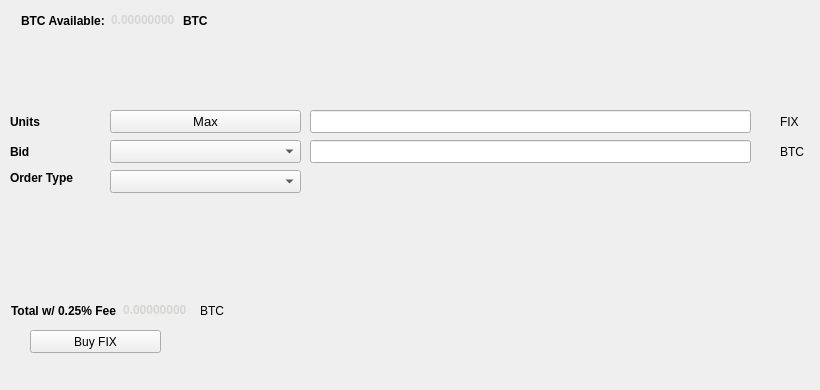
   <widget class="QWidget" name="BuyTab">
    <attribute name="title">
     <string>Buy</string>
    </attribute>
    <widget class="QPushButton" name="BuyFIX">
     <property name="geometry">
      <rect>
       <x>30</x>
       <y>330</y>
       <width>131</width>
       <height>23</height>
      </rect>
     </property>
     <property name="text">
      <string>Buy FIX</string>
     </property>
     <property name="icon">
      <iconset resource="../fix.qrc">
       <normaloff>:/icons/bitcoin</normaloff>:/icons/bitcoin</iconset>
     </property>
    </widget>
    <widget class="QLabel" name="label_3">
     <property name="geometry">
      <rect>
       <x>10</x>
       <y>110</y>
       <width>46</width>
       <height>23</height>
      </rect>
     </property>
     <property name="font">
      <font>
       <weight>75</weight>
       <bold>true</bold>
      </font>
     </property>
     <property name="text">
      <string>Units</string>
     </property>
    </widget>
    <widget class="QLineEdit" name="UnitsInput">
     <property name="geometry">
      <rect>
       <x>310</x>
       <y>110</y>
       <width>441</width>
       <height>23</height>
      </rect>
     </property>
     <property name="font">
      <font>
       <pointsize>9</pointsize>
       <weight>75</weight>
       <bold>true</bold>
      </font>
     </property>
    </widget>
    <widget class="QLineEdit" name="BuyBidPriceEdit">
     <property name="geometry">
      <rect>
       <x>310</x>
       <y>140</y>
       <width>441</width>
       <height>23</height>
      </rect>
     </property>
     <property name="font">
      <font>
       <pointsize>9</pointsize>
       <weight>75</weight>
       <bold>true</bold>
      </font>
     </property>
    </widget>
    <widget class="QLabel" name="label_4">
     <property name="geometry">
      <rect>
       <x>780</x>
       <y>110</y>
       <width>31</width>
       <height>23</height>
      </rect>
     </property>
     <property name="text">
      <string>FIX</string>
     </property>
    </widget>
    <widget class="QLabel" name="label_5">
     <property name="geometry">
      <rect>
       <x>780</x>
       <y>140</y>
       <width>31</width>
       <height>23</height>
      </rect>
     </property>
     <property name="text">
      <string>BTC</string>
     </property>
    </widget>
    <widget class="QLabel" name="label_6">
     <property name="geometry">
      <rect>
       <x>10</x>
       <y>140</y>
       <width>46</width>
       <height>23</height>
      </rect>
     </property>
     <property name="font">
      <font>
       <weight>75</weight>
       <bold>true</bold>
      </font>
     </property>
     <property name="text">
      <string>Bid</string>
     </property>
    </widget>
    <widget class="QLabel" name="label_7">
     <property name="geometry">
      <rect>
       <x>10</x>
       <y>170</y>
       <width>91</width>
       <height>16</height>
      </rect>
     </property>
     <property name="font">
      <font>
       <weight>75</weight>
       <bold>true</bold>
      </font>
     </property>
     <property name="text">
      <string>Order Type</string>
     </property>
    </widget>
    <widget class="QPushButton" name="Buy_Max_Amount">
     <property name="geometry">
      <rect>
       <x>110</x>
       <y>110</y>
       <width>191</width>
       <height>23</height>
      </rect>
     </property>
     <property name="font">
      <font>
       <pointsize>10</pointsize>
      </font>
     </property>
     <property name="text">
      <string>Max</string>
     </property>
    </widget>
    <widget class="QComboBox" name="BuyBidcomboBox">
     <property name="geometry">
      <rect>
       <x>110</x>
       <y>140</y>
       <width>191</width>
       <height>23</height>
      </rect>
     </property>
     <property name="font">
      <font>
       <pointsize>10</pointsize>
      </font>
     </property>
    </widget>
    <widget class="QComboBox" name="buyOrdertypeCombo">
     <property name="geometry">
      <rect>
       <x>110</x>
       <y>170</y>
       <width>191</width>
       <height>23</height>
      </rect>
     </property>
     <property name="font">
      <font>
       <pointsize>10</pointsize>
      </font>
     </property>
    </widget>
    <widget class="QWidget" name="layoutWidget1">
     <property name="geometry">
      <rect>
       <x>21</x>
       <y>11</y>
       <width>227</width>
       <height>19</height>
      </rect>
     </property>
     <layout class="QHBoxLayout" name="horizontalLayout_3">
      <item>
       <widget class="QLabel" name="label232">
        <property name="font">
         <font>
          <weight>75</weight>
          <bold>true</bold>
         </font>
        </property>
        <property name="text">
         <string>BTC Available:</string>
        </property>
       </widget>
      </item>
      <item>
       <widget class="QLabel" name="BtcAvailableLbl">
        <property name="palette">
         <palette>
          <active>
           <colorrole role="WindowText">
            <brush brushstyle="SolidPattern">
             <color alpha="255">
              <red>211</red>
              <green>215</green>
              <blue>207</blue>
             </color>
            </brush>
           </colorrole>
           <colorrole role="Button">
            <brush brushstyle="SolidPattern">
             <color alpha="255">
              <red>70</red>
              <green>81</green>
              <blue>86</blue>
             </color>
            </brush>
           </colorrole>
           <colorrole role="Light">
            <brush brushstyle="SolidPattern">
             <color alpha="255">
              <red>0</red>
              <green>255</green>
              <blue>0</blue>
             </color>
            </brush>
           </colorrole>
           <colorrole role="Midlight">
            <brush brushstyle="SolidPattern">
             <color alpha="255">
              <red>0</red>
              <green>212</green>
              <blue>0</blue>
             </color>
            </brush>
           </colorrole>
           <colorrole role="Dark">
            <brush brushstyle="SolidPattern">
             <color alpha="255">
              <red>0</red>
              <green>85</green>
              <blue>0</blue>
             </color>
            </brush>
           </colorrole>
           <colorrole role="Mid">
            <brush brushstyle="SolidPattern">
             <color alpha="255">
              <red>0</red>
              <green>113</green>
              <blue>0</blue>
             </color>
            </brush>
           </colorrole>
           <colorrole role="Text">
            <brush brushstyle="SolidPattern">
             <color alpha="255">
              <red>211</red>
              <green>215</green>
              <blue>207</blue>
             </color>
            </brush>
           </colorrole>
           <colorrole role="BrightText">
            <brush brushstyle="SolidPattern">
             <color alpha="255">
              <red>255</red>
              <green>255</green>
              <blue>255</blue>
             </color>
            </brush>
           </colorrole>
           <colorrole role="ButtonText">
            <brush brushstyle="SolidPattern">
             <color alpha="255">
              <red>211</red>
              <green>215</green>
              <blue>207</blue>
             </color>
            </brush>
           </colorrole>
           <colorrole role="Base">
            <brush brushstyle="SolidPattern">
             <color alpha="255">
              <red>70</red>
              <green>81</green>
              <blue>86</blue>
             </color>
            </brush>
           </colorrole>
           <colorrole role="Window">
            <brush brushstyle="SolidPattern">
             <color alpha="255">
              <red>70</red>
              <green>81</green>
              <blue>86</blue>
             </color>
            </brush>
           </colorrole>
           <colorrole role="Shadow">
            <brush brushstyle="SolidPattern">
             <color alpha="255">
              <red>0</red>
              <green>0</green>
              <blue>0</blue>
             </color>
            </brush>
           </colorrole>
           <colorrole role="AlternateBase">
            <brush brushstyle="SolidPattern">
             <color alpha="255">
              <red>127</red>
              <green>212</green>
              <blue>127</blue>
             </color>
            </brush>
           </colorrole>
           <colorrole role="ToolTipBase">
            <brush brushstyle="SolidPattern">
             <color alpha="255">
              <red>255</red>
              <green>255</green>
              <blue>220</blue>
             </color>
            </brush>
           </colorrole>
           <colorrole role="ToolTipText">
            <brush brushstyle="SolidPattern">
             <color alpha="255">
              <red>0</red>
              <green>0</green>
              <blue>0</blue>
             </color>
            </brush>
           </colorrole>
           <colorrole role="PlaceholderText">
            <brush brushstyle="NoBrush">
             <color alpha="128">
              <red>211</red>
              <green>215</green>
              <blue>207</blue>
             </color>
            </brush>
           </colorrole>
          </active>
          <inactive>
           <colorrole role="WindowText">
            <brush brushstyle="SolidPattern">
             <color alpha="255">
              <red>211</red>
              <green>215</green>
              <blue>207</blue>
             </color>
            </brush>
           </colorrole>
           <colorrole role="Button">
            <brush brushstyle="SolidPattern">
             <color alpha="255">
              <red>70</red>
              <green>81</green>
              <blue>86</blue>
             </color>
            </brush>
           </colorrole>
           <colorrole role="Light">
            <brush brushstyle="SolidPattern">
             <color alpha="255">
              <red>0</red>
              <green>255</green>
              <blue>0</blue>
             </color>
            </brush>
           </colorrole>
           <colorrole role="Midlight">
            <brush brushstyle="SolidPattern">
             <color alpha="255">
              <red>0</red>
              <green>212</green>
              <blue>0</blue>
             </color>
            </brush>
           </colorrole>
           <colorrole role="Dark">
            <brush brushstyle="SolidPattern">
             <color alpha="255">
              <red>0</red>
              <green>85</green>
              <blue>0</blue>
             </color>
            </brush>
           </colorrole>
           <colorrole role="Mid">
            <brush brushstyle="SolidPattern">
             <color alpha="255">
              <red>0</red>
              <green>113</green>
              <blue>0</blue>
             </color>
            </brush>
           </colorrole>
           <colorrole role="Text">
            <brush brushstyle="SolidPattern">
             <color alpha="255">
              <red>211</red>
              <green>215</green>
              <blue>207</blue>
             </color>
            </brush>
           </colorrole>
           <colorrole role="BrightText">
            <brush brushstyle="SolidPattern">
             <color alpha="255">
              <red>255</red>
              <green>255</green>
              <blue>255</blue>
             </color>
            </brush>
           </colorrole>
           <colorrole role="ButtonText">
            <brush brushstyle="SolidPattern">
             <color alpha="255">
              <red>211</red>
              <green>215</green>
              <blue>207</blue>
             </color>
            </brush>
           </colorrole>
           <colorrole role="Base">
            <brush brushstyle="SolidPattern">
             <color alpha="255">
              <red>70</red>
              <green>81</green>
              <blue>86</blue>
             </color>
            </brush>
           </colorrole>
           <colorrole role="Window">
            <brush brushstyle="SolidPattern">
             <color alpha="255">
              <red>70</red>
              <green>81</green>
              <blue>86</blue>
             </color>
            </brush>
           </colorrole>
           <colorrole role="Shadow">
            <brush brushstyle="SolidPattern">
             <color alpha="255">
              <red>0</red>
              <green>0</green>
              <blue>0</blue>
             </color>
            </brush>
           </colorrole>
           <colorrole role="AlternateBase">
            <brush brushstyle="SolidPattern">
             <color alpha="255">
              <red>127</red>
              <green>212</green>
              <blue>127</blue>
             </color>
            </brush>
           </colorrole>
           <colorrole role="ToolTipBase">
            <brush brushstyle="SolidPattern">
             <color alpha="255">
              <red>255</red>
              <green>255</green>
              <blue>220</blue>
             </color>
            </brush>
           </colorrole>
           <colorrole role="ToolTipText">
            <brush brushstyle="SolidPattern">
             <color alpha="255">
              <red>0</red>
              <green>0</green>
              <blue>0</blue>
             </color>
            </brush>
           </colorrole>
           <colorrole role="PlaceholderText">
            <brush brushstyle="NoBrush">
             <color alpha="128">
              <red>211</red>
              <green>215</green>
              <blue>207</blue>
             </color>
            </brush>
           </colorrole>
          </inactive>
          <disabled>
           <colorrole role="WindowText">
            <brush brushstyle="SolidPattern">
             <color alpha="255">
              <red>211</red>
              <green>215</green>
              <blue>207</blue>
             </color>
            </brush>
           </colorrole>
           <colorrole role="Button">
            <brush brushstyle="SolidPattern">
             <color alpha="255">
              <red>70</red>
              <green>81</green>
              <blue>86</blue>
             </color>
            </brush>
           </colorrole>
           <colorrole role="Light">
            <brush brushstyle="SolidPattern">
             <color alpha="255">
              <red>0</red>
              <green>255</green>
              <blue>0</blue>
             </color>
            </brush>
           </colorrole>
           <colorrole role="Midlight">
            <brush brushstyle="SolidPattern">
             <color alpha="255">
              <red>0</red>
              <green>212</green>
              <blue>0</blue>
             </color>
            </brush>
           </colorrole>
           <colorrole role="Dark">
            <brush brushstyle="SolidPattern">
             <color alpha="255">
              <red>0</red>
              <green>85</green>
              <blue>0</blue>
             </color>
            </brush>
           </colorrole>
           <colorrole role="Mid">
            <brush brushstyle="SolidPattern">
             <color alpha="255">
              <red>0</red>
              <green>113</green>
              <blue>0</blue>
             </color>
            </brush>
           </colorrole>
           <colorrole role="Text">
            <brush brushstyle="SolidPattern">
             <color alpha="255">
              <red>211</red>
              <green>215</green>
              <blue>207</blue>
             </color>
            </brush>
           </colorrole>
           <colorrole role="BrightText">
            <brush brushstyle="SolidPattern">
             <color alpha="255">
              <red>255</red>
              <green>255</green>
              <blue>255</blue>
             </color>
            </brush>
           </colorrole>
           <colorrole role="ButtonText">
            <brush brushstyle="SolidPattern">
             <color alpha="255">
              <red>211</red>
              <green>215</green>
              <blue>207</blue>
             </color>
            </brush>
           </colorrole>
           <colorrole role="Base">
            <brush brushstyle="SolidPattern">
             <color alpha="255">
              <red>70</red>
              <green>81</green>
              <blue>86</blue>
             </color>
            </brush>
           </colorrole>
           <colorrole role="Window">
            <brush brushstyle="SolidPattern">
             <color alpha="255">
              <red>70</red>
              <green>81</green>
              <blue>86</blue>
             </color>
            </brush>
           </colorrole>
           <colorrole role="Shadow">
            <brush brushstyle="SolidPattern">
             <color alpha="255">
              <red>0</red>
              <green>0</green>
              <blue>0</blue>
             </color>
            </brush>
           </colorrole>
           <colorrole role="AlternateBase">
            <brush brushstyle="SolidPattern">
             <color alpha="255">
              <red>0</red>
              <green>170</green>
              <blue>0</blue>
             </color>
            </brush>
           </colorrole>
           <colorrole role="ToolTipBase">
            <brush brushstyle="SolidPattern">
             <color alpha="255">
              <red>255</red>
              <green>255</green>
              <blue>220</blue>
             </color>
            </brush>
           </colorrole>
           <colorrole role="ToolTipText">
            <brush brushstyle="SolidPattern">
             <color alpha="255">
              <red>0</red>
              <green>0</green>
              <blue>0</blue>
             </color>
            </brush>
           </colorrole>
           <colorrole role="PlaceholderText">
            <brush brushstyle="NoBrush">
             <color alpha="128">
              <red>211</red>
              <green>215</green>
              <blue>207</blue>
             </color>
            </brush>
           </colorrole>
          </disabled>
         </palette>
        </property>
        <property name="font">
         <font>
          <weight>75</weight>
          <bold>true</bold>
         </font>
        </property>
        <property name="text">
         <string>0.00000000</string>
        </property>
        <property name="textInteractionFlags">
         <set>Qt::LinksAccessibleByMouse|Qt::TextSelectableByKeyboard|Qt::TextSelectableByMouse</set>
        </property>
       </widget>
      </item>
      <item>
       <widget class="QLabel" name="BtcAvailableLbl_2">
        <property name="font">
         <font>
          <weight>75</weight>
          <bold>true</bold>
         </font>
        </property>
        <property name="text">
         <string>BTC</string>
        </property>
       </widget>
      </item>
     </layout>
    </widget>
    <widget class="QWidget" name="layoutWidge2">
     <property name="geometry">
      <rect>
       <x>11</x>
       <y>301</y>
       <width>259</width>
       <height>19</height>
      </rect>
     </property>
     <layout class="QHBoxLayout" name="horizontalLayout_4">
      <item>
       <widget class="QLabel" name="label_9">
        <property name="font">
         <font>
          <weight>75</weight>
          <bold>true</bold>
         </font>
        </property>
        <property name="text">
         <string>Total w/ 0.25% Fee</string>
        </property>
       </widget>
      </item>
      <item>
       <widget class="QLabel" name="BuyCostLabel">
        <property name="palette">
         <palette>
          <active>
           <colorrole role="WindowText">
            <brush brushstyle="SolidPattern">
             <color alpha="255">
              <red>211</red>
              <green>215</green>
              <blue>207</blue>
             </color>
            </brush>
           </colorrole>
           <colorrole role="Button">
            <brush brushstyle="SolidPattern">
             <color alpha="255">
              <red>70</red>
              <green>81</green>
              <blue>86</blue>
             </color>
            </brush>
           </colorrole>
           <colorrole role="Light">
            <brush brushstyle="SolidPattern">
             <color alpha="255">
              <red>0</red>
              <green>255</green>
              <blue>0</blue>
             </color>
            </brush>
           </colorrole>
           <colorrole role="Midlight">
            <brush brushstyle="SolidPattern">
             <color alpha="255">
              <red>0</red>
              <green>212</green>
              <blue>0</blue>
             </color>
            </brush>
           </colorrole>
           <colorrole role="Dark">
            <brush brushstyle="SolidPattern">
             <color alpha="255">
              <red>0</red>
              <green>85</green>
              <blue>0</blue>
             </color>
            </brush>
           </colorrole>
           <colorrole role="Mid">
            <brush brushstyle="SolidPattern">
             <color alpha="255">
              <red>0</red>
              <green>113</green>
              <blue>0</blue>
             </color>
            </brush>
           </colorrole>
           <colorrole role="Text">
            <brush brushstyle="SolidPattern">
             <color alpha="255">
              <red>211</red>
              <green>215</green>
              <blue>207</blue>
             </color>
            </brush>
           </colorrole>
           <colorrole role="BrightText">
            <brush brushstyle="SolidPattern">
             <color alpha="255">
              <red>255</red>
              <green>255</green>
              <blue>255</blue>
             </color>
            </brush>
           </colorrole>
           <colorrole role="ButtonText">
            <brush brushstyle="SolidPattern">
             <color alpha="255">
              <red>211</red>
              <green>215</green>
              <blue>207</blue>
             </color>
            </brush>
           </colorrole>
           <colorrole role="Base">
            <brush brushstyle="SolidPattern">
             <color alpha="255">
              <red>70</red>
              <green>81</green>
              <blue>86</blue>
             </color>
            </brush>
           </colorrole>
           <colorrole role="Window">
            <brush brushstyle="SolidPattern">
             <color alpha="255">
              <red>70</red>
              <green>81</green>
              <blue>86</blue>
             </color>
            </brush>
           </colorrole>
           <colorrole role="Shadow">
            <brush brushstyle="SolidPattern">
             <color alpha="255">
              <red>0</red>
              <green>0</green>
              <blue>0</blue>
             </color>
            </brush>
           </colorrole>
           <colorrole role="AlternateBase">
            <brush brushstyle="SolidPattern">
             <color alpha="255">
              <red>127</red>
              <green>212</green>
              <blue>127</blue>
             </color>
            </brush>
           </colorrole>
           <colorrole role="ToolTipBase">
            <brush brushstyle="SolidPattern">
             <color alpha="255">
              <red>255</red>
              <green>255</green>
              <blue>220</blue>
             </color>
            </brush>
           </colorrole>
           <colorrole role="ToolTipText">
            <brush brushstyle="SolidPattern">
             <color alpha="255">
              <red>0</red>
              <green>0</green>
              <blue>0</blue>
             </color>
            </brush>
           </colorrole>
           <colorrole role="PlaceholderText">
            <brush brushstyle="NoBrush">
             <color alpha="128">
              <red>211</red>
              <green>215</green>
              <blue>207</blue>
             </color>
            </brush>
           </colorrole>
          </active>
          <inactive>
           <colorrole role="WindowText">
            <brush brushstyle="SolidPattern">
             <color alpha="255">
              <red>211</red>
              <green>215</green>
              <blue>207</blue>
             </color>
            </brush>
           </colorrole>
           <colorrole role="Button">
            <brush brushstyle="SolidPattern">
             <color alpha="255">
              <red>70</red>
              <green>81</green>
              <blue>86</blue>
             </color>
            </brush>
           </colorrole>
           <colorrole role="Light">
            <brush brushstyle="SolidPattern">
             <color alpha="255">
              <red>0</red>
              <green>255</green>
              <blue>0</blue>
             </color>
            </brush>
           </colorrole>
           <colorrole role="Midlight">
            <brush brushstyle="SolidPattern">
             <color alpha="255">
              <red>0</red>
              <green>212</green>
              <blue>0</blue>
             </color>
            </brush>
           </colorrole>
           <colorrole role="Dark">
            <brush brushstyle="SolidPattern">
             <color alpha="255">
              <red>0</red>
              <green>85</green>
              <blue>0</blue>
             </color>
            </brush>
           </colorrole>
           <colorrole role="Mid">
            <brush brushstyle="SolidPattern">
             <color alpha="255">
              <red>0</red>
              <green>113</green>
              <blue>0</blue>
             </color>
            </brush>
           </colorrole>
           <colorrole role="Text">
            <brush brushstyle="SolidPattern">
             <color alpha="255">
              <red>211</red>
              <green>215</green>
              <blue>207</blue>
             </color>
            </brush>
           </colorrole>
           <colorrole role="BrightText">
            <brush brushstyle="SolidPattern">
             <color alpha="255">
              <red>255</red>
              <green>255</green>
              <blue>255</blue>
             </color>
            </brush>
           </colorrole>
           <colorrole role="ButtonText">
            <brush brushstyle="SolidPattern">
             <color alpha="255">
              <red>211</red>
              <green>215</green>
              <blue>207</blue>
             </color>
            </brush>
           </colorrole>
           <colorrole role="Base">
            <brush brushstyle="SolidPattern">
             <color alpha="255">
              <red>70</red>
              <green>81</green>
              <blue>86</blue>
             </color>
            </brush>
           </colorrole>
           <colorrole role="Window">
            <brush brushstyle="SolidPattern">
             <color alpha="255">
              <red>70</red>
              <green>81</green>
              <blue>86</blue>
             </color>
            </brush>
           </colorrole>
           <colorrole role="Shadow">
            <brush brushstyle="SolidPattern">
             <color alpha="255">
              <red>0</red>
              <green>0</green>
              <blue>0</blue>
             </color>
            </brush>
           </colorrole>
           <colorrole role="AlternateBase">
            <brush brushstyle="SolidPattern">
             <color alpha="255">
              <red>127</red>
              <green>212</green>
              <blue>127</blue>
             </color>
            </brush>
           </colorrole>
           <colorrole role="ToolTipBase">
            <brush brushstyle="SolidPattern">
             <color alpha="255">
              <red>255</red>
              <green>255</green>
              <blue>220</blue>
             </color>
            </brush>
           </colorrole>
           <colorrole role="ToolTipText">
            <brush brushstyle="SolidPattern">
             <color alpha="255">
              <red>0</red>
              <green>0</green>
              <blue>0</blue>
             </color>
            </brush>
           </colorrole>
           <colorrole role="PlaceholderText">
            <brush brushstyle="NoBrush">
             <color alpha="128">
              <red>211</red>
              <green>215</green>
              <blue>207</blue>
             </color>
            </brush>
           </colorrole>
          </inactive>
          <disabled>
           <colorrole role="WindowText">
            <brush brushstyle="SolidPattern">
             <color alpha="255">
              <red>211</red>
              <green>215</green>
              <blue>207</blue>
             </color>
            </brush>
           </colorrole>
           <colorrole role="Button">
            <brush brushstyle="SolidPattern">
             <color alpha="255">
              <red>70</red>
              <green>81</green>
              <blue>86</blue>
             </color>
            </brush>
           </colorrole>
           <colorrole role="Light">
            <brush brushstyle="SolidPattern">
             <color alpha="255">
              <red>0</red>
              <green>255</green>
              <blue>0</blue>
             </color>
            </brush>
           </colorrole>
           <colorrole role="Midlight">
            <brush brushstyle="SolidPattern">
             <color alpha="255">
              <red>0</red>
              <green>212</green>
              <blue>0</blue>
             </color>
            </brush>
           </colorrole>
           <colorrole role="Dark">
            <brush brushstyle="SolidPattern">
             <color alpha="255">
              <red>0</red>
              <green>85</green>
              <blue>0</blue>
             </color>
            </brush>
           </colorrole>
           <colorrole role="Mid">
            <brush brushstyle="SolidPattern">
             <color alpha="255">
              <red>0</red>
              <green>113</green>
              <blue>0</blue>
             </color>
            </brush>
           </colorrole>
           <colorrole role="Text">
            <brush brushstyle="SolidPattern">
             <color alpha="255">
              <red>211</red>
              <green>215</green>
              <blue>207</blue>
             </color>
            </brush>
           </colorrole>
           <colorrole role="BrightText">
            <brush brushstyle="SolidPattern">
             <color alpha="255">
              <red>255</red>
              <green>255</green>
              <blue>255</blue>
             </color>
            </brush>
           </colorrole>
           <colorrole role="ButtonText">
            <brush brushstyle="SolidPattern">
             <color alpha="255">
              <red>211</red>
              <green>215</green>
              <blue>207</blue>
             </color>
            </brush>
           </colorrole>
           <colorrole role="Base">
            <brush brushstyle="SolidPattern">
             <color alpha="255">
              <red>70</red>
              <green>81</green>
              <blue>86</blue>
             </color>
            </brush>
           </colorrole>
           <colorrole role="Window">
            <brush brushstyle="SolidPattern">
             <color alpha="255">
              <red>70</red>
              <green>81</green>
              <blue>86</blue>
             </color>
            </brush>
           </colorrole>
           <colorrole role="Shadow">
            <brush brushstyle="SolidPattern">
             <color alpha="255">
              <red>0</red>
              <green>0</green>
              <blue>0</blue>
             </color>
            </brush>
           </colorrole>
           <colorrole role="AlternateBase">
            <brush brushstyle="SolidPattern">
             <color alpha="255">
              <red>0</red>
              <green>170</green>
              <blue>0</blue>
             </color>
            </brush>
           </colorrole>
           <colorrole role="ToolTipBase">
            <brush brushstyle="SolidPattern">
             <color alpha="255">
              <red>255</red>
              <green>255</green>
              <blue>220</blue>
             </color>
            </brush>
           </colorrole>
           <colorrole role="ToolTipText">
            <brush brushstyle="SolidPattern">
             <color alpha="255">
              <red>0</red>
              <green>0</green>
              <blue>0</blue>
             </color>
            </brush>
           </colorrole>
           <colorrole role="PlaceholderText">
            <brush brushstyle="NoBrush">
             <color alpha="128">
              <red>211</red>
              <green>215</green>
              <blue>207</blue>
             </color>
            </brush>
           </colorrole>
          </disabled>
         </palette>
        </property>
        <property name="font">
         <font>
          <weight>75</weight>
          <bold>true</bold>
         </font>
        </property>
        <property name="autoFillBackground">
         <bool>false</bool>
        </property>
        <property name="text">
         <string>0.00000000</string>
        </property>
        <property name="textInteractionFlags">
         <set>Qt::LinksAccessibleByMouse|Qt::TextSelectableByMouse</set>
        </property>
       </widget>
      </item>
      <item>
       <widget class="QLabel" name="label_10">
        <property name="font">
         <font>
          <weight>50</weight>
          <bold>false</bold>
         </font>
        </property>
        <property name="text">
         <string>BTC</string>
        </property>
       </widget>
      </item>
     </layout>
    </widget>
    <widget class="QLabel" name="label_24">
     <property name="geometry">
      <rect>
       <x>460</x>
       <y>300</y>
       <width>281</width>
       <height>81</height>
      </rect>
     </property>
     <property name="text">
      <string/>
     </property>
     <property name="pixmap">
      <pixmap>:/images/bittrex</pixmap>
     </property>
    </widget>
   </widget>
